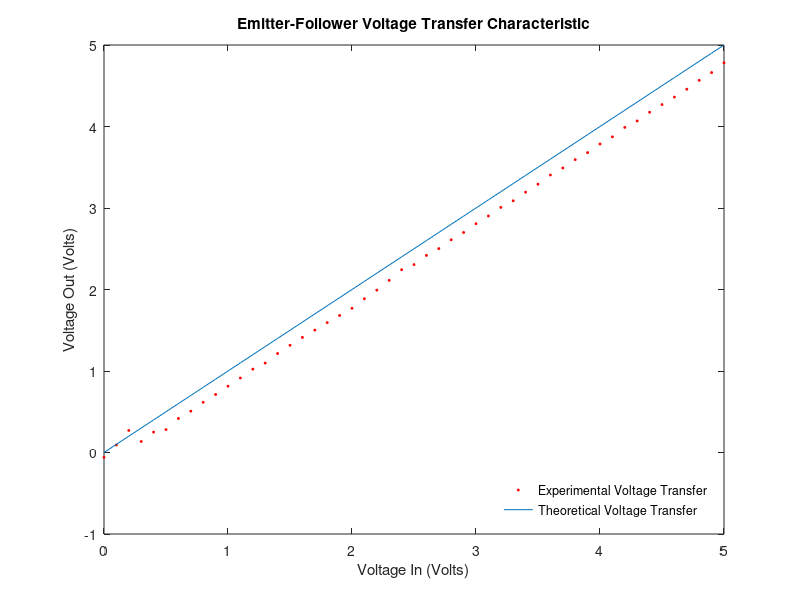

This figure's MATLAB source:
clear;

load('collected_data.mat');
% Voltage Transfer Characteristic.
plot(Vin_Exp3, Vout_Exp3,  '*r','MarkerSize',2);
hold on;
plot(Vin_Exp3, Vin_Exp3);

title( "Emitter-Follower Voltage Transfer Characteristic");
ylabel("Voltage Out (Volts)");
xlabel("Voltage In (Volts)");

legend('Experimental Voltage Transfer', 'Theoretical Voltage Transfer');
legend('boxoff')
legend('Location','southeast')

hold off;
